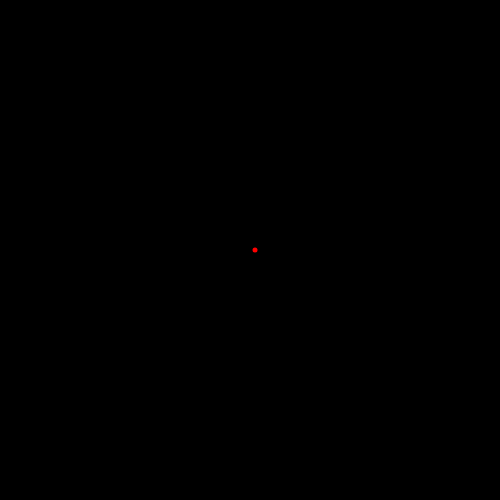
Frame 1 (no input)
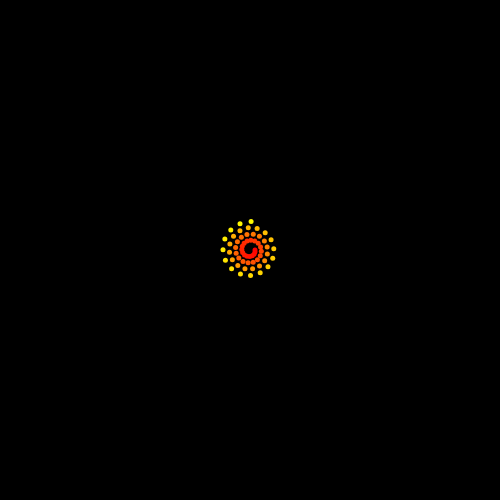
Frame 60 (no input)
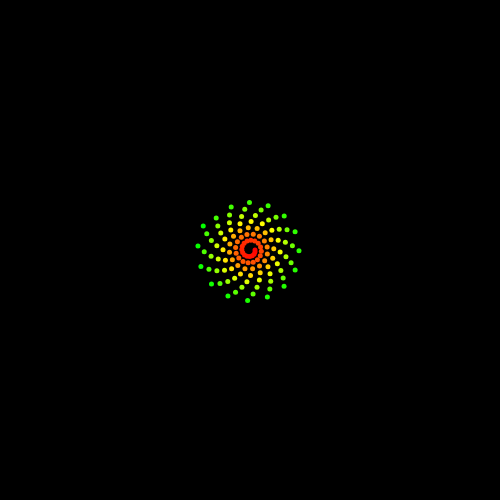
Frame 120 (the mouse pressed at the canvas centre since frame 60)

The p5.js sketch that drew these frames (run headless with seeded random() and noise() and a simulated clock; from frame 60 on, the mouse is pressed at the canvas centre):

// p5.js sketch
// ── sketch.js
var x=0;
var y=0;
var angle = 0;
var scalar = 5;
var speed = .4;
var hueH = 0;

function setup() {
  createCanvas(500, 500);
  background(0);
  colorMode(HSB, 360, 100, 100);
  noStroke();
}

function draw() {
  
  //add rainbow colors to spiral
  fill(hueH%360,100,100);
  
  //calculate position of next circle based on angle and distance from canvas center
  x = width/2 + (cos(angle) * scalar);
  y = height/2 + (sin(angle) * scalar);
  
  //draw circle
  ellipse(x, y, 5, 5);
  
  //increment values for angle, distance, and hue
  angle += speed;
  scalar += speed;
  hueH += 1;
  
  //clear the canvas and reset all variables once spiral grows outside the canvas
  if(x<0){
    clear();
    background(0);
    hueH=0;
    angle=0;
    scalar=5;
  }
  
}
